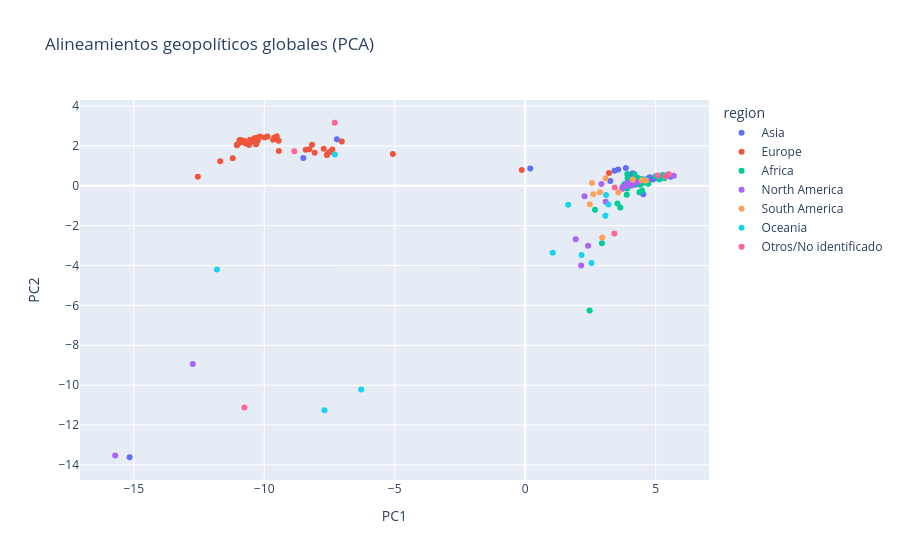

The notebook cell saved with this chart:
### Markdown cell above
### 4.3 Visualización geopolítica en el espacio PCA

La proyección de los países en los dos primeros componentes principales permite
describir la estructura global de alineamientos en la Asamblea General.

Cada punto representa un país, posicionado según su perfil de votación.
Se colorea según región geográfica para facilitar la interpretación comparada.
La visualización revela tendencias de agrupamiento que reflejan bloques internacionales y posibles afinidades diplomáticas, así como casos intermedios o atípicos que merecen análisis detallado.

### Code cell
# --- Visualización PCA por región geográfica ---

# Convertimos matriz PCA a DataFrame
pca_df = pd.DataFrame(
    X_pca,
    columns=['PC1', 'PC2'],
    index=votes_matrix_imputed.index
)

# Mapeo de país → región (a partir de pycountry_convert)
def get_region(country_name):
    try:
        country = pycountry.countries.lookup(country_name)
        alpha2 = country.alpha_2
        continent_code = pycountry_convert.country_alpha2_to_continent_code(alpha2)
        return pycountry_convert.convert_continent_code_to_continent_name(continent_code)
    except:
        return "Otros/No identificado"

pca_df["region"] = pca_df.index.map(get_region)

# Gráfico interactivo Plotly
fig = px.scatter(
    pca_df,
    x="PC1",
    y="PC2",
    color="region",
    hover_name=pca_df.index,
    title="Alineamientos geopolíticos globales (PCA)"
)

# Exportación
fig.write_html("figures/pca_regiones_un_2010_2024.html")
fig.write_image("figures/pca_regiones_un_2010_2024_preview.png", width=1400, height=900, scale=1)

fig.show()

### Figure 1 — Plotly figure (JSON) as saved in the notebook; plotly's stock layout.template omitted (floating-point values rounded to 4 significant figures)
{"data": [{"hovertemplate": "<b>%{hovertext}</b><br><br>region=Asia<br>PC1=%{x}<br>PC2=%{y}<extra></extra>", "hovertext": ["AFGHANISTAN", "ARMENIA", "AZERBAIJAN", "BAHRAIN", "BANGLADESH", "BHUTAN", "BRUNEI DARUSSALAM", "CAMBODIA", "CHINA", "CYPRUS", "DEMOCRATIC PEOPLE'S REPUBLIC OF KOREA", "GEORGIA", "INDIA", "INDONESIA", "IRAQ", "ISRAEL", "JAPAN", "JORDAN", "KAZAKHSTAN", "KUWAIT", "KYRGYZSTAN", "LAO PEOPLE'S DEMOCRATIC REPUBLIC", "LEBANON", "MALAYSIA", "MALDIVES", "MONGOLIA", "MYANMAR", "NEPAL", "OMAN", "PAKISTAN", "PHILIPPINES", "QATAR", "SAUDI ARABIA", "SINGAPORE", "SRI LANKA", "SYRIAN ARAB REPUBLIC", "TAJIKISTAN", "THAILAND", "TURKMENISTAN", "UNITED ARAB EMIRATES", "UZBEKISTAN", "VIET NAM", "YEMEN"], "legendgroup": "Asia", "marker": {"color": "#636efa", "symbol": "circle"}, "mode": "markers", "name": "Asia", "orientation": "v", "showlegend": true, "type": "scatter", "x": [4.469, 0.1936, 3.943, 4.438, 4.889, 4.204, 5.052, 4.723, 3.858, -7.216, 4.119, -8.504, 3.261, 4.99, 4.794, -15.16, -7.586, 4.49, 4.307, 4.74, 4.062, 4.897, 4.776, 4.716, 4.111, 4.032, 4.523, 4.498, 5.063, 3.423, 4.192, 4.726, 4.456, 4.289, 4.799, 5.573, 4.015, 4.084, 4.269, 4.502, 3.567, 5.132, 4.476], "xaxis": "x", "y": [0.3017, 0.8601, 0.2798, 0.2699, 0.3513, 0.2217, 0.3852, 0.3827, 0.8918, 2.329, 0.625, 1.398, 0.2365, 0.4099, 0.3443, -13.62, 1.564, 0.3125, 0.3873, 0.3044, 0.5023, 0.316, 0.4253, 0.3348, 0.2511, 0.02707, -0.4219, 0.2798, 0.4, 0.7573, 0.0543, 0.3116, 0.2163, 0.168, 0.3495, 0.4552, 0.4215, 0.03166, 0.3332, 0.3068, 0.8158, 0.3436, 0.2581], "yaxis": "y"}, {"hovertemplate": "<b>%{hovertext}</b><br><br>region=Europe<br>PC1=%{x}<br>PC2=%{y}<extra></extra>", "hovertext": ["ALBANIA", "ANDORRA", "AUSTRIA", "BELARUS", "BELGIUM", "BOSNIA AND HERZEGOVINA", "BULGARIA", "CROATIA", "DENMARK", "ESTONIA", "FINLAND", "FRANCE", "GERMANY", "GREECE", "HUNGARY", "ICELAND", "IRELAND", "ITALY", "LATVIA", "LIECHTENSTEIN", "LITHUANIA", "LUXEMBOURG", "MALTA", "MONACO", "MONTENEGRO", "NETHERLANDS", "NORWAY", "POLAND", "PORTUGAL", "REPUBLIC OF MOLDOVA", "ROMANIA", "RUSSIAN FEDERATION", "SAN MARINO", "SERBIA", "SLOVAKIA", "SLOVENIA", "SPAIN", "SWEDEN", "SWITZERLAND", "UKRAINE", "UNITED KINGDOM"], "legendgroup": "Europe", "marker": {"color": "#EF553B", "symbol": "circle"}, "mode": "markers", "name": "Europe", "orientation": "v", "showlegend": true, "type": "scatter", "x": [-10.34, -8.412, -7.603, 3.21, -10.55, -8.169, -10.45, -10.33, -10.85, -10.91, -9.449, -11.69, -11.05, -9.618, -11.21, -9.521, -7.452, -10.24, -10.95, -7.721, -11.05, -10.29, -7.027, -10.31, -9.877, -10.71, -9.662, -10.95, -9.99, -8.068, -10.59, -0.1326, -7.525, -5.071, -10.77, -10.38, -10.17, -8.273, -7.389, -9.44, -12.55], "xaxis": "x", "y": [2.281, 1.806, 1.545, 0.6409, 2.312, 2.06, 2.232, 2.106, 2.208, 2.297, 2.255, 1.232, 2.054, 2.411, 1.377, 2.489, 1.714, 2.266, 2.281, 1.86, 2.038, 2.415, 2.221, 2.078, 2.466, 2.122, 2.311, 2.158, 2.425, 1.656, 2.047, 0.7864, 1.669, 1.596, 2.264, 2.38, 2.465, 1.833, 1.824, 1.739, 0.4482], "yaxis": "y"}, {"hovertemplate": "<b>%{hovertext}</b><br><br>region=Africa<br>PC1=%{x}<br>PC2=%{y}<extra></extra>", "hovertext": ["ALGERIA", "ANGOLA", "BENIN", "BOTSWANA", "BURKINA FASO", "BURUNDI", "CABO VERDE", "CAMEROON", "CHAD", "COMOROS", "CONGO", "DJIBOUTI", "EGYPT", "ERITREA", "ETHIOPIA", "GABON", "GAMBIA", "GHANA", "GUINEA", "GUINEA-BISSAU", "KENYA", "LESOTHO", "LIBERIA", "LIBYA", "MADAGASCAR", "MALAWI", "MALI", "MAURITANIA", "MAURITIUS", "MOROCCO", "MOZAMBIQUE", "NAMIBIA", "NIGER", "NIGERIA", "SENEGAL", "SIERRA LEONE", "SOUTH AFRICA", "SUDAN", "TOGO", "TUNISIA", "UGANDA", "UNITED REPUBLIC OF TANZANIA", "ZAMBIA", "ZIMBABWE"], "legendgroup": "Africa", "marker": {"color": "#00cc96", "symbol": "circle"}, "mode": "markers", "name": "Africa", "orientation": "v", "showlegend": true, "type": "scatter", "x": [4.997, 4.357, 4.057, 3.908, 4.137, 4.478, 3.795, 2.47, 3.985, 4.428, 4.221, 4.262, 5.143, 4.581, 4.377, 3.885, 4.096, 3.893, 4.457, 4.186, 4.341, 4.178, 2.674, 4.35, 3.645, 3.534, 3.913, 4.514, 3.92, 4.184, 4.394, 4.586, 4.326, 4.385, 4.247, 4.082, 4.193, 5.326, 2.941, 4.383, 4.715, 4.454, 4.346, 5.274], "xaxis": "x", "y": [0.483, 0.2879, 0.08917, -0.1406, 0.1648, -0.2399, 0.07398, -6.249, 0.1059, 0.06865, 0.2149, 0.2996, 0.3235, 0.1661, -0.3231, 0.01467, 0.1965, -0.456, 0.2513, 0.2005, 0.1511, 0.1255, -1.203, 0.1577, -1.089, -0.8879, 0.5863, 0.3072, 0.3766, 0.235, 0.3324, 0.3095, 0.1732, 0.08512, 0.2403, 0.2196, 0.5805, 0.3827, -2.881, 0.3494, 0.1071, 0.2166, 0.06933, 0.5448], "yaxis": "y"}, {"hovertemplate": "<b>%{hovertext}</b><br><br>region=North America<br>PC1=%{x}<br>PC2=%{y}<extra></extra>", "hovertext": ["ANTIGUA AND BARBUDA", "BAHAMAS", "BARBADOS", "BELIZE", "CANADA", "COSTA RICA", "CUBA", "DOMINICAN REPUBLIC", "EL SALVADOR", "GRENADA", "GUATEMALA", "HAITI", "HONDURAS", "JAMAICA", "MEXICO", "NICARAGUA", "PANAMA", "SAINT KITTS AND NEVIS", "SAINT LUCIA", "SAINT VINCENT AND THE GRENADINES", "TRINIDAD AND TOBAGO", "UNITED STATES"], "legendgroup": "North America", "marker": {"color": "#ab63fa", "symbol": "circle"}, "mode": "markers", "name": "North America", "orientation": "v", "showlegend": true, "type": "scatter", "x": [4.113, 3.726, 3.911, 3.899, -12.74, 2.921, 5.695, 3.826, 3.726, 4.082, 2.41, 3.083, 2.145, 4.072, 2.274, 5.468, 1.939, 4.012, 4.166, 4.49, 4.289, -15.71], "xaxis": "x", "y": [0.1307, -0.06296, 0.07117, 0.144, -8.935, 0.08781, 0.4988, -0.0194, -0.1506, 0.07101, -3.004, -0.8043, -3.993, 0.01332, -0.5305, 0.5604, -2.677, 0.04688, 0.1544, 0.2666, 0.164, -13.53], "yaxis": "y"}, {"hovertemplate": "<b>%{hovertext}</b><br><br>region=South America<br>PC1=%{x}<br>PC2=%{y}<extra></extra>", "hovertext": ["ARGENTINA", "BRAZIL", "CHILE", "COLOMBIA", "ECUADOR", "GUYANA", "PARAGUAY", "PERU", "SURINAME", "URUGUAY"], "legendgroup": "South America", "marker": {"color": "#FFA15A", "symbol": "circle"}, "mode": "markers", "name": "South America", "orientation": "v", "showlegend": true, "type": "scatter", "x": [2.563, 2.61, 3.082, 2.473, 4.631, 4.122, 2.953, 2.864, 4.467, 3.572], "xaxis": "x", "y": [0.1346, -0.4258, 0.3789, -0.9291, 0.2694, 0.3137, -2.597, -0.3299, 0.2762, -0.3397], "yaxis": "y"}, {"hovertemplate": "<b>%{hovertext}</b><br><br>region=Oceania<br>PC1=%{x}<br>PC2=%{y}<extra></extra>", "hovertext": ["AUSTRALIA", "FIJI", "MARSHALL ISLANDS", "NEW ZEALAND", "PALAU", "PAPUA NEW GUINEA", "SAMOA", "SOLOMON ISLANDS", "TONGA", "TUVALU", "VANUATU"], "legendgroup": "Oceania", "marker": {"color": "#19d3f3", "symbol": "circle"}, "mode": "markers", "name": "Oceania", "orientation": "v", "showlegend": true, "type": "scatter", "x": [-11.81, 3.191, -7.691, -7.295, -6.285, 2.158, 1.647, 3.073, 1.053, 3.098, 2.54], "xaxis": "x", "y": [-4.195, -0.9445, -11.26, 1.567, -10.22, -3.469, -0.9552, -1.499, -3.363, -0.4578, -3.87], "yaxis": "y"}, {"hovertemplate": "<b>%{hovertext}</b><br><br>region=Otros/No identificado<br>PC1=%{x}<br>PC2=%{y}<extra></extra>", "hovertext": ["BOLIVIA (PLURINATIONAL STATE OF)", "COTE D'IVOIRE", "IRAN (ISLAMIC REPUBLIC OF)", "MICRONESIA (FEDERATED STATES OF)", "REPUBLIC OF KOREA", "TIMOR-LESTE", "TURKEY", "VENEZUELA (BOLIVARIAN REPUBLIC OF)"], "legendgroup": "Otros/No identificado", "marker": {"color": "#FF6692", "symbol": "circle"}, "mode": "markers", "name": "Otros/No identificado", "orientation": "v", "showlegend": true, "type": "scatter", "x": [5.08, 3.417, 5.375, -10.76, -8.849, 3.433, -7.3, 5.507], "xaxis": "x", "y": [0.5101, -2.394, 0.4641, -11.12, 1.737, -0.0897, 3.161, 0.58], "yaxis": "y"}], "layout": {"legend": {"title": {"text": "region"}, "tracegroupgap": 0}, "title": {"text": "Alineamientos geopolíticos globales (PCA)"}, "xaxis": {"anchor": "y", "domain": [0, 1], "title": {"text": "PC1"}}, "yaxis": {"anchor": "x", "domain": [0, 1], "title": {"text": "PC2"}}}}
